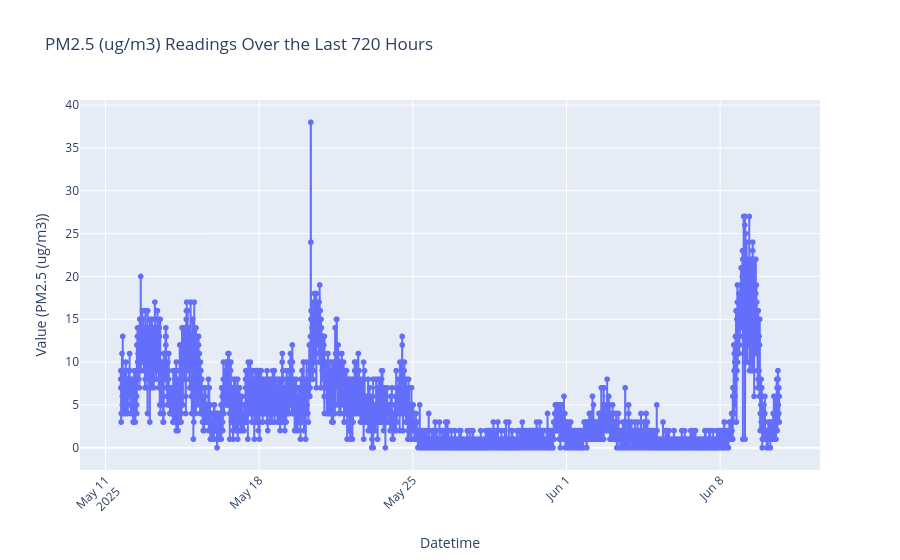

The code cell stored with this chart in its notebook:
### Markdown cell above
### 📡 Step 1: Retrieve and Explore Sensor Data from Your Smart Citizen Kit

This step allows you to interactively retrieve environmental sensor data from a Smart Citizen Kit.

▶️ Run the next cell and follow the prompts to:

1. **Enter your Smart Citizen Device ID** (e.g., 17277 for Blackrock, Dublin)
2. **Select the time range** for the data you want to retrieve (from the past 1 hour to 30 days)
3. **Choose the observed property**, such as temperature, humidity, air quality, noise, or CO₂

Once completed, this cell will:
- Download the sensor data from the Smart Citizen API.
- Display the device location on a map.
- Show a time series plot of the selected property.
- Export the data to both CSV and Excel formats with download links.
- Show the average value over the selected time range.

### Code cell
import io, os, requests, datetime
import pandas as pd
import plotly.express as px
from IPython.display import display, HTML

def get_sensor_data():
    try:
        # 1. User Input
        device_id = input("Enter your Smart Citizen Device ID: ").strip()
        if not device_id:
            raise ValueError("Device ID cannot be empty.")

        time_options = {
            "1": 1, "2": 8, "3": 24,
            "4": 24 * 7, "5": 24 * 15, "6": 24 * 30
        }
        print("\nTime range options:")
        [print(f"{k} - Last {v} hours") for k, v in zip(time_options, [1, 8, 24, "7 days", "15 days", "30 days"])]
        hours_back = time_options.get(input("Enter 1 to 6: ").strip())
        if not hours_back:
            raise ValueError("Invalid time range selection.")

        sensor_mapping = {
            "1": (55, "Temperature (ºC)"),
            "2": (56, "Humidity (%)"),
            "3": (58, "Pressure (kPa)"),
            "4": (89, "PM1 (ug/m3)"),
            "5": (87, "PM2.5 (ug/m3)"),
            "6": (88, "PM10 (ug/m3)"),
            "7": (112, "eCO2 (ppm)"),
            "8": (112, "TVOC (ppb)"),
            "9": (113, "Noise Level (dBA)"),
            "10": (14, "Ambient Light Sensor (lux)")
        }
        print("\nObserved properties:")
        [print(f"{k} - {v[1]}") for k, v in sensor_mapping.items()]
        sensor_choice = input("Enter the type of data number (1 to 10): ").strip()

        sensor_info = sensor_mapping.get(sensor_choice)
        if not sensor_info:
            raise ValueError("Invalid property selection.")
        sensor_id, observed_property_name = sensor_info

        # 2. API Request
        now = datetime.datetime.utcnow()
        from_time = now - datetime.timedelta(hours=hours_back)
        url = (
            f"https://api.smartcitizen.me/v0/devices/{device_id}/readings?"
            f"sensor_id={sensor_id}&rollup=5m&from={from_time:%Y-%m-%dT%H:%M:%S}&to={now:%Y-%m-%dT%H:%M:%S}"
        )
        print(f"\nFetching data from: {url}")
        data = requests.get(url).json()
        readings = data.get("readings", [])
        if not readings:
            raise ValueError("No observations found.")

        df = pd.DataFrame(readings, columns=["datetime", "value"])
        df["datetime"] = pd.to_datetime(df["datetime"]).dt.tz_localize(None)
        observations_avg = df["value"].mean()

        # 3. Device metadata and map
        meta = requests.get(f"https://api.smartcitizen.me/v0/devices/{device_id}").json()
        lat, lon = meta.get("location", {}).get("latitude"), meta.get("location", {}).get("longitude")
        name = meta.get("name", f"Device {device_id}")

        if lat and lon:
            map_df = pd.DataFrame({
                "Latitude": [lat], "Longitude": [lon],
                "Device": [name], "Observed Property": [observed_property_name],
                "Avg Value": [f"{observations_avg:.2f}"]
            })
            fig_map = px.scatter_map(
                map_df, lat="Latitude", lon="Longitude",
                hover_name="Device", hover_data={"Observed Property": True, "Avg Value": True},
                zoom=15, height=400
            )
            fig_map.update_traces(marker=dict(size=18, color="blue", opacity=0.8))
            fig_map.update_layout(mapbox_style="open-street-map", title=f"📍 Device Location: {name}", margin={"t": 30, "b": 0})
            fig_map.show()
        else:
            print("No location data available.")

        # 4. Export
        os.makedirs("exports", exist_ok=True)
        safe_name = observed_property_name.replace(" ", "_").replace("º", "deg").replace("/", "-").replace(".", "")
        base = f"exports/{safe_name}_{device_id}_{from_time:%Y-%m-%d}_to_{now:%Y-%m-%d}"
        df.to_csv(f"{base}.csv", index=False)
        df.to_excel(f"{base}.xlsx", index=False)

        display(HTML(f"""
        <p><br>📥 <strong>Download your data:</strong></p>
        <ul>
            <li><a href="{base}.csv" download>CSV file</a></li>
            <li><a href="{base}.xlsx" download>Excel file</a></li>
        </ul>
        <p>Total observations retrieved: <strong>{len(df)}</strong></p>
        """))

        # 5. Plot and average
        fig = px.line(df, x='datetime', y='value',
                      title=f"{observed_property_name} Readings Over the Last {hours_back} Hours",
                      markers=True)
        fig.update_xaxes(title_text='Datetime', tickangle=-45)
        fig.update_yaxes(title_text=f"Value ({observed_property_name})")
        fig.show()

        display(HTML(
            f"<h3>Average {observed_property_name} value over the last {hours_back}h: "
            f"<strong>{observations_avg:.2f}</strong></h3><hr>"
        ))

        return df, observed_property_name, observations_avg, f"{hours_back}h", f"{from_time:%Y-%m-%dT%H:%M:%S}", f"{now:%Y-%m-%dT%H:%M:%S}"

    except requests.exceptions.RequestException as e:
        print(f"\nNetwork error: {e}")
    except ValueError as e:
        print(f"\nInput error: {e}")
    except Exception as e:
        print(f"\nUnexpected error: {e}")

    return None, None, None, None, None, None

# Run the function
readings_df, observed_property_name, observations_avg, time_interval_str, from_time_str, to_time_str = get_sensor_data()

### Figure 1 — Plotly figure (JSON) as saved in the notebook; plotly's stock layout.template omitted (floating-point values rounded to 4 significant figures; data arrays with more than 128 entries replaced by an {"elided": "..."} marker saying what was removed)
{"data": [{"hovertemplate": "datetime=%{x}<br>value=%{y}<extra></extra>", "legendgroup": "", "line": {"color": "#636efa", "dash": "solid"}, "marker": {"symbol": "circle"}, "mode": "lines+markers", "name": "", "showlegend": false, "type": "scattergl", "x": {"elided": "7492 str values"}, "xaxis": "x", "y": {"elided": "7492 int values"}, "yaxis": "y"}], "layout": {"legend": {"tracegroupgap": 0}, "title": {"text": "PM2.5 (ug/m3) Readings Over the Last 720 Hours"}, "xaxis": {"anchor": "y", "domain": [0, 1], "tickangle": -45, "title": {"text": "Datetime"}}, "yaxis": {"anchor": "x", "domain": [0, 1], "title": {"text": "Value (PM2.5 (ug/m3))"}}}}
